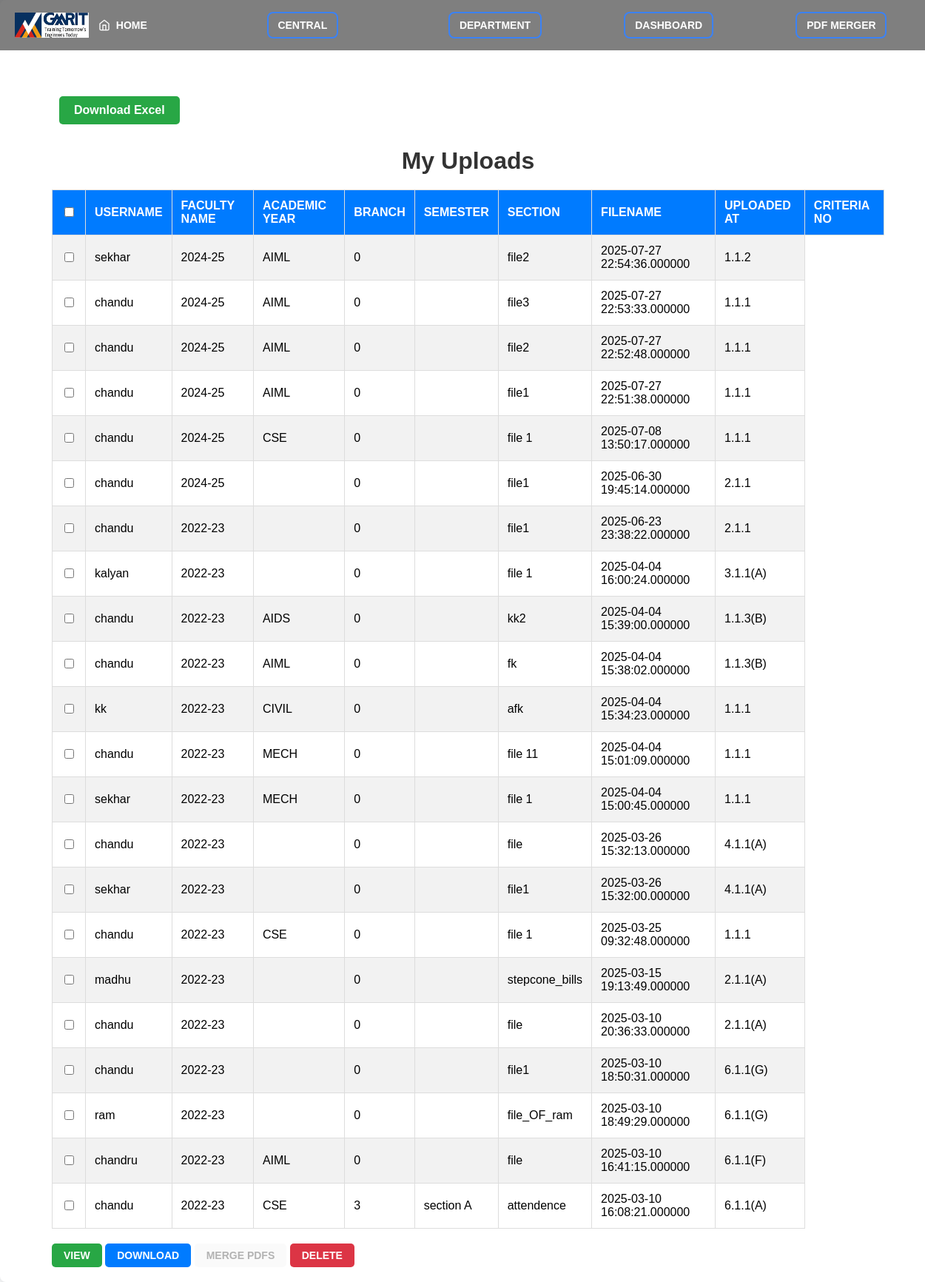
Screenshot of /_deprecated/demo.php (signed in) with the database file from the repository.
### tables this page shows
CREATE TABLE `files` (
  `id` int(255) NOT NULL,
  `UserName` varchar(30) NOT NULL,
  `description` varchar(1500) NOT NULL,
  `academic_year` varchar(20) NOT NULL,
  `branch` varchar(10) NOT NULL,
  `sem` int(10) NOT NULL,
  `section` varchar(20) NOT NULL,
  `faculty_name` varchar(30) NOT NULL,
  `ext_or_int` varchar(20) NOT NULL,
  `uploaded_at` datetime(6) NOT NULL,
  `file_name` varchar(255) NOT NULL,
  `file_path` varchar(500) NOT NULL,
  `criteria` int(20) NOT NULL,
  `criteria_no` varchar(20) NOT NULL
);

### includes/connection.php (called while the page is built, shortened)
<?php
    $base_url = "http://localhost/mini/FMS/";
?>

### _deprecated/demo.php (the view, shortened to what this page needs)
<?php
include("connection.php");
$username = $_SESSION['username'];
?>
<?php
        include "header.php";
        ?>
<!DOCTYPE html>
<html lang="en">
<head>
</head>
<body>
<div class="cont">
    <div class="container11">
    <div >
        <a href="my_uploads.php?download_excel=1" class="excel-btn">Download Excel</a>
        <h1>My Uploads</h1>
        <form method="POST" action="">
            <table>
                <tr>
                    <th><input type="checkbox" onclick="toggleSelectAll(this)"></th>
                    <th>Username</th>
                    <th>Faculty Name</th>
                    <th>Academic Year</th>
                    <th>Branch</th>
                    <th>Semester</th>
                    <th>Section</th>
                    <th>Filename</th>
                    <th>Uploaded At</th>
                    <th>Criteria No</th>
                </tr>
                <?php
                $sql = "SELECT * FROM files WHERE username = ? ORDER BY uploaded_at DESC";
                $stmt = $conn->prepare($sql);
                $stmt->bind_param("s", $username);
                $stmt->execute();
                $result = $stmt->get_result();
                while ($row = $result->fetch_assoc()) {
                    $fileUrl =  $row['file_path'];
                    echo "<tr>";
                    echo "<td><input type='checkbox' name='selected_files[]' value='" . $row['id'] . "'
                    data-filepath='" . htmlspecialchars($fileUrl, ENT_QUOTES, 'UTF-8') . "'
                    onchange='trackOrder(event)'></td>";
                    echo "<td>" . htmlspecialchars($row['faculty_name']) . "</td>";
                    echo "<td>" . htmlspecialchars($row['academic_year']) . "</td>";
                    echo "<td>" . htmlspecialchars($row['branch']) . "</td>";
                    echo "<td>" . htmlspecialchars($row['sem']) . "</td>";
                    echo "<td>" . htmlspecialchars($row['section']) . "</td>";
                    echo "<td>" . htmlspecialchars($row['file_name']) . "</td>";
                    echo "<td>" . htmlspecialchars($row['uploaded_at']) . "</td>";
                    echo "<td>" . htmlspecialchars($row['criteria_no']) . "</td>";
                    echo "</tr>";
                }
                ?>
            </table>
            <div>
            <button type="submit"  id="view" name="action" onclick="openFile()">view</button>
                <button type="submit" id="down" name="action" value="download">Download</button>
                <button type="button" id="mergeBtn" class="merg" onclick="mergePDFs()" disabled>Merge PDFs</button>
                <button type="submit" id="del"  name="action" value="delete">Delete</button>
            </div>
        </form>
    </div>
    </div>
</body>
</html>

### includes/header.php (shortened to what this page needs)
<!DOCTYPE html>
<html lang="en">
<head>
    <link rel="stylesheet" href="<?php echo $base_url; ?>assets/css/header.css">
</head>
<body>
    <header>
        <div class="container1">
            <a class="a_" href="<?php echo $base_url; ?>index.php">
                <div class="logo">
                    <img src="<?php echo $base_url; ?>assets/img/gmr_logo.jpg" width="100" height="34" alt="GMR Logo">
                </div>
            </a>
            <nav class="nav-menu">
                <a class="a_" href="<?php echo $base_url; ?>index.php">
                    <button class="btn btn-primary hm">
                        <svg xmlns="http://www.w3.org/2000/svg" width="16" height="16" viewBox="0 0 24 24" fill="none" stroke="currentColor" stroke-width="2" stroke-linecap="round" stroke-linejoin="round">
                            <path d="m3 9 9-7 9 7v11a2 2 0 0 1-2 2H5a2 2 0 0 1-2-2z" />
                            <polyline points="9 22 9 12 15 12 15 22" />
                        </svg>
                        Home
                    </button>
                </a>
                <div class="dropdown">
                    <button class="btn btn-outline cn">Central</button>
                </div>
                <div class="dropdown">
                    <button class="btn btn-outline dp">Department</button>
                </div>
                <button class="btn dp btn-outline" onclick="openDashboard()">Dashboard</button>
                <a href="<?php echo $base_url; ?>modules/common/pdf_merger.php"><button class="btn dp btn-outline" style="white-space: nowrap;">Pdf Merger</button></a>
            </nav>
        </div>
    </header>

### assets/css/header.css (style rules this page uses)
header { position: fixed; width: 100%; background: rgba(0, 0, 0, 0.5); backdrop-filter: blur(8px); padding: 1rem 0; z-index: 100; position: fixed; }
header .container1 { display: flex; justify-content: space-between; align-items: center; padding: 0px 20px; }
.logo { display: flex; align-items: center; gap: 0.5rem; color: #60a5fa; }
a { text-decoration: none; }
nav { display: flex; align-items: center; gap: 1rem; }
.btn { display: flex; align-items: center; gap: 0.5rem; padding: 0.5rem 0.8rem; border-radius: 0.5rem; font-weight: 600; cursor: pointer; transition: all 0.3s; }
.btn-primary { background: none; border: none; color: white; }
.btn-outline { background: transparent; border: 2px solid #3b82f6; color: white; }
.nav-menu { display: none; }
.nav-menu { display: flex; gap: 1.5rem; transition: max-height 0.3s ease; }

### includes/header.php (style rules this page uses)
body { margin: 0; padding: 0; }
header { position: fixed; top: 0; width: 100%; background: rgba(0, 0, 0, 0.5); backdrop-filter: blur(8px); padding: 1rem 0; z-index: 100; }
header .container1 { display: flex; justify-content:space-between; align-items: center; padding: 0px 20px !important; max-width: 100vw; box-sizing: border-box; }
.logo { display: flex; align-items: center; gap: 0.5rem; color: #60a5fa; }
.a_ { text-decoration: none; }
nav { display: flex; align-items: center; gap: 0.5rem; }
.btn-primary { background: none; border: none; color: white; }
.btn-outline { background: transparent; border: 2px solid #3b82f6; color: white; position: relative; }
.dropdown { position: relative; display: inline-block; }
.nav-menu { display: flex; gap: 1.5rem; }
.hm { margin-right:10vw; }
.cn { margin-right: 10vw; }
.dp { margin-right: 7vw; }

### _deprecated/demo.php (style rules this page uses)
body { font-family: Arial, sans-serif; margin: 0; padding: 0; background-color: #f8f9fa; }
.cont { width: 100%; padding: 20px; background: #fff; border-radius: 8px; box-shadow: 0 4px 10px rgba(0, 0, 0, 0.1); }
.container11 { margin-top:100px; width:90%; margin-left:50px; }
h1 { text-align: center; color: #333; margin-bottom: 20px; font-size: 2em; font-weight: bold; }
table { width: 100%; border-collapse: collapse; margin: 20px 0; }
th, td { text-align: left; padding: 12px; border: 1px solid #ddd; }
th { background-color: #007bff; color: #fff; text-transform: uppercase; }
tr:nth-child(even) { background-color: #f2f2f2; }
button { border: none; border-radius: 5px; padding: 8px 16px; font-size: 14px; cursor: pointer; text-transform: uppercase; font-weight: bold; }
button#view { background-color: #28a745; color: white; }
button#down { background-color: #007bff; color: white; }
button#del { background-color: #dc3545; color: white; }
.excel-btn { display: inline-block; margin: 10px; padding: 10px 20px; background-color: #28a745; color: white; border-radius: 5px; text-decoration: none; font-weight: bold; text-align: center; }

### rows the page displays
files: faculty_name "sekhar", academic_year "2024-25", branch "AIML", sem "0", file_name "file2", uploaded_at "2025-07-27 22:54:36.000000", criteria_no "1.1.2"
files: faculty_name "chandu", academic_year "2024-25", branch "AIML", sem "0", file_name "file3", uploaded_at "2025-07-27 22:53:33.000000", criteria_no "1.1.1"
files: faculty_name "chandu", academic_year "2024-25", branch "AIML", sem "0", file_name "file2", uploaded_at "2025-07-27 22:52:48.000000", criteria_no "1.1.1"
files: faculty_name "chandu", academic_year "2024-25", branch "AIML", sem "0", file_name "file1", uploaded_at "2025-07-27 22:51:38.000000", criteria_no "1.1.1"
files: faculty_name "chandu", academic_year "2024-25", branch "CSE", sem "0", file_name "file 1", uploaded_at "2025-07-08 13:50:17.000000", criteria_no "1.1.1"
files: faculty_name "chandu", academic_year "2024-25", sem "0", file_name "file1", uploaded_at "2025-06-30 19:45:14.000000", criteria_no "2.1.1"
files: faculty_name "chandu", academic_year "2022-23", sem "0", file_name "file1", uploaded_at "2025-06-23 23:38:22.000000", criteria_no "2.1.1"
files: faculty_name "kalyan", academic_year "2022-23", sem "0", file_name "file 1", uploaded_at "2025-04-04 16:00:24.000000", criteria_no "3.1.1(A)"
files: faculty_name "chandu", academic_year "2022-23", branch "AIDS", sem "0", file_name "kk2", uploaded_at "2025-04-04 15:39:00.000000", criteria_no "1.1.3(B)"
files: faculty_name "chandu", academic_year "2022-23", branch "AIML", sem "0", file_name "fk", uploaded_at "2025-04-04 15:38:02.000000", criteria_no "1.1.3(B)"
files: faculty_name "kk", academic_year "2022-23", branch "CIVIL", sem "0", file_name "afk", uploaded_at "2025-04-04 15:34:23.000000", criteria_no "1.1.1"
files: faculty_name "chandu", academic_year "2022-23", branch "MECH", sem "0", file_name "file 11", uploaded_at "2025-04-04 15:01:09.000000", criteria_no "1.1.1"
files: faculty_name "sekhar", academic_year "2022-23", branch "MECH", sem "0", file_name "file 1", uploaded_at "2025-04-04 15:00:45.000000", criteria_no "1.1.1"
files: faculty_name "chandu", academic_year "2022-23", sem "0", file_name "file", uploaded_at "2025-03-26 15:32:13.000000", criteria_no "4.1.1(A)"
files: faculty_name "sekhar", academic_year "2022-23", sem "0", file_name "file1", uploaded_at "2025-03-26 15:32:00.000000", criteria_no "4.1.1(A)"
files: faculty_name "chandu", academic_year "2022-23", branch "CSE", sem "0", file_name "file 1", uploaded_at "2025-03-25 09:32:48.000000", criteria_no "1.1.1"
files: faculty_name "madhu", academic_year "2022-23", sem "0", file_name "stepcone_bills", uploaded_at "2025-03-15 19:13:49.000000", criteria_no "2.1.1(A)"
files: faculty_name "chandu", academic_year "2022-23", sem "0", file_name "file", uploaded_at "2025-03-10 20:36:33.000000", criteria_no "2.1.1(A)"
files: faculty_name "chandu", academic_year "2022-23", sem "0", file_name "file1", uploaded_at "2025-03-10 18:50:31.000000", criteria_no "6.1.1(G)"
files: faculty_name "ram", academic_year "2022-23", sem "0", file_name "file_OF_ram", uploaded_at "2025-03-10 18:49:29.000000", criteria_no "6.1.1(G)"
files: faculty_name "chandru", academic_year "2022-23", branch "AIML", sem "0", file_name "file", uploaded_at "2025-03-10 16:41:15.000000", criteria_no "6.1.1(F)"
files: faculty_name "chandu", academic_year "2022-23", branch "CSE", sem "3", section "section A", file_name "attendence", uploaded_at "2025-03-10 16:08:21.000000", criteria_no "6.1.1(A)"
